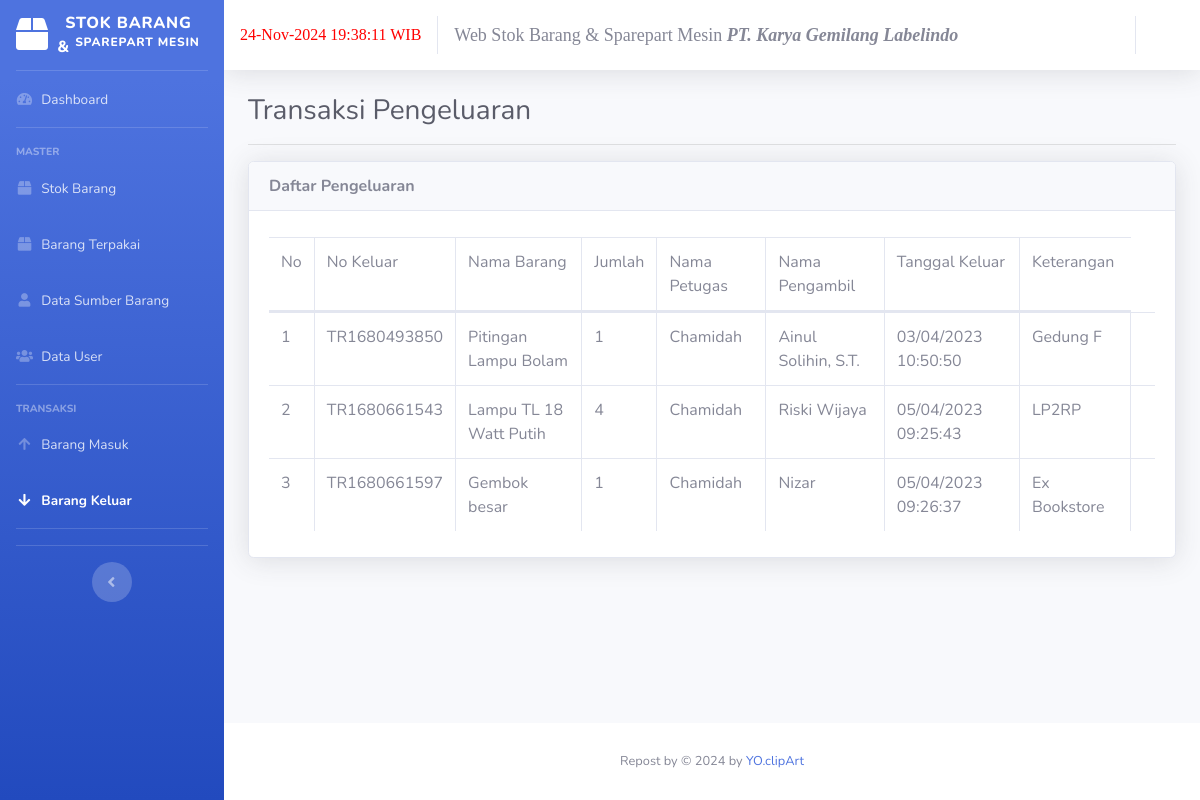
The page /index.php/pengeluaran on the database its author committed.
### tables this page shows
CREATE TABLE `pengeluaran` (
  `id` int(11) NOT NULL,
  `no_keluar` varchar(25) DEFAULT NULL,
  `tgl_keluar` varchar(25) DEFAULT NULL,
  `jam_keluar` varchar(10) DEFAULT NULL,
  `nama_customer` varchar(80) DEFAULT NULL,
  `nama_petugas` varchar(80) DEFAULT NULL
);

CREATE TABLE `detail_keluar` (
  `no_keluar` varchar(25) DEFAULT NULL,
  `nama_barang` varchar(80) DEFAULT NULL,
  `jumlah` int(11) DEFAULT NULL,
  `satuan` varchar(20) DEFAULT NULL,
  `keterangan` char(50) NOT NULL
);

### application/controllers/Pengeluaran.php (called while the page is built, shortened)
<?php
class Pengeluaran extends CI_Controller{
	public function __construct(){
		$this->data['aktif'] = 'pengeluaran';
		$this->load->model('M_barang', 'm_barang');
		$this->load->model('M_customer', 'm_customer');
		$this->load->model('M_pengeluaran', 'm_pengeluaran');
		$this->load->model('M_detail_keluar', 'm_detail_keluar');
	}
	public function index(){
		$this->data['title'] = 'Transaksi Pengeluaran';
		$this->data['all_pengeluaran'] = $this->m_pengeluaran->lihat();
		$this->data['no'] = 1;
		$this->load->view('pengeluaran/lihat', $this->data);
	}
}

### index.php (called while the page is built, shortened)
<?php
require_once BASEPATH . 'core/CodeIgniter.php';

### application/models/M_pengeluaran.php (called while the page is built, shortened)
<?php
class M_pengeluaran extends CI_Model {
	protected $_table = 'pengeluaran';
	public function lihat(){
		$this->db->from($this->_table.' as p');
		$this->db->join('detail_keluar as dk','p.no_keluar=dk.no_keluar');
		$query=$this->db->get();
		return $query->result();
	}
}

### application/views/pengeluaran/lihat.php (the view, shortened to what this page needs)
<!DOCTYPE html>
<html lang="en">
<head>
	<?php $this->load->view('partials/head.php') ?>
</head>
<body id="page-top">
	<div id="wrapper">
		<?php $this->load->view('partials/sidebar.php') ?>
		<div id="content-wrapper" class="d-flex flex-column">
			<div id="content" data-url="<?= base_url('pengeluaran') ?>">
				<?php $this->load->view('partials/topbar.php') ?>
				<div class="container-fluid">
				<div class="clearfix">
					<div class="float-left">
						<h1 class="h3 m-0 text-gray-800"><?= $title ?></h1>
					</div>
				</div>
				<hr>
				<div class="card shadow">
					<div class="card-header"><strong>Daftar Pengeluaran</strong></div>
					<div class="card-body">
						<div class="table-responsive">
							<table class="table table-bordered" id="dataTable" width="100%" cellspacing="0">
								<thead>
									<tr>
										<td>No</td>
										<td>No Keluar</td>
										<td>Nama Barang</td>
										<td>Jumlah</td>
										<td>Nama Petugas</td>
										<td>Nama Pengambil</td>
										<td>Tanggal Keluar</td>
										<td>Keterangan</td>
									</tr>
								</thead>
								<tbody>
									<?php foreach ($all_pengeluaran as $pengeluaran): ?>
										<tr>
											<td><?= $no++ ?></td>
											<td><?= $pengeluaran->no_keluar ?></td>
											<td><?= $pengeluaran->nama_barang ?></td>
											<td><?= $pengeluaran->jumlah ?></td>
											<td><?= $pengeluaran->nama_petugas ?></td>
											<td><?= $pengeluaran->nama_customer ?></td>
											<td><?= $pengeluaran->tgl_keluar ?> <?= $pengeluaran->jam_keluar ?></td>
											<td><?= $pengeluaran->keterangan ?></td>
											<td>
										</tr>
									<?php endforeach ?>
								</tbody>
							</table>
						</div>
					</div>
				</div>
				</div>
			</div>
			<?php $this->load->view('partials/footer.php') ?>
		</div>
	</div>
</body>
</html>

### application/views/partials/head.php (shortened to what this page needs)
<link href="<?= base_url('sb-admin') ?>/vendor/fontawesome-free/css/all.min.css" rel="stylesheet" type="text/css">
<link href="<?= base_url('sb-admin') ?>/css/sb-admin-2.min.css" rel="stylesheet">
<link href="<?= base_url('sb-admin') ?>/vendor/datatables/dataTables.bootstrap4.min.css" rel="stylesheet">

### application/views/partials/sidebar.php (shortened to what this page needs)
<ul class="navbar-nav bg-gradient-primary sidebar sidebar-dark accordion" id="accordionSidebar">
    <a class="sidebar-brand d-flex align-items-center justify-content-center" href="index.php">
        <div class="sidebar-brand-icon rotate-n-0">
            <i class="fas fa-box"></i>
        </div>
        <div class="sidebar-brand-text mx-2">Stok Barang
            & <sup>Sparepart Mesin</sup></div>
    </a>
    <hr class="sidebar-divider my-0">
    <li class="nav-item <?= $aktif == 'dashboard' ? 'active' : '' ?>">
        <a class="nav-link" href="<?= base_url('dashboard') ?>">
            <i class="fas fa-fw fa-tachometer-alt"></i>
            <span>Dashboard</span></a>
    </li>
    <hr class="sidebar-divider">
    <div class="sidebar-heading">
        Master
    </div>
    <li class="nav-item <?= $aktif == 'barang' ? 'active' : '' ?>">
        <a class="nav-link" href="<?= base_url('barang') ?>">
            <i class="fas fa-fw fa-box"></i>
            <span>Stok Barang</span></a>
    </li>
    <li class="nav-item <?= $aktif == 'customer' ? 'active' : '' ?>">
        <a class="nav-link" href="<?= base_url('customer') ?>">
            <i class="fas fa-fw fa-box"></i>
            <span>Barang Terpakai</span></a>
    </li>
    <li class="nav-item <?= $aktif == 'supplier' ? 'active' : '' ?>">
        <a class="nav-link" href="<?= base_url('supplier') ?>">
            <i class="fas fa-fw fa-user"></i>
            <span>Data Sumber Barang</span></a>
    </li>
    <li class="nav-item <?= $aktif == 'petugas' ? 'active' : '' ?>">
        <a class="nav-link" href="<?= base_url('petugas') ?>">
            <i class="fas fa-fw fa-users"></i>
            <span>Data User</span></a>
    </li>
    <hr class="sidebar-divider">
    <div class="sidebar-heading">
        Transaksi
    </div>
    <li class="nav-item <?= $aktif == 'penerimaan' ? 'active' : '' ?>">
        <a class="nav-link" href="<?= base_url('penerimaan') ?>">
            <i class="fas fa-fw fa-arrow-up"></i>
            <span>Barang Masuk</span></a>
    </li>
    <li class="nav-item <?= $aktif == 'pengeluaran' ? 'active' : '' ?>">
        <a class="nav-link" href="<?= base_url('pengeluaran') ?>">
            <i class="fas fa-fw fa-arrow-down"></i>
            <span>Barang Keluar</span></a>
    </li>
    <hr class="sidebar-divider">
    <hr class="sidebar-divider d-none d-md-block">
    <div class="text-center d-none d-md-inline">
        <button class="rounded-circle border-0" id="sidebarToggle"></button>
    </div>
</ul>

### application/views/partials/topbar.php (shortened to what this page needs)
<nav class="navbar navbar-expand navbar-light bg-white topbar mb-4 static-top shadow">
    <?php
	echo "<font color='red' face='arial bold'>";
	echo date('d-M-Y H:i:s');
	echo " WIB";
	echo "</font>";
	?>
    <marquee>
        <font size="4" face="Copperplate Gothic Bold">Web Stok Barang & Sparepart Mesin <b><i>PT. Karya Gemilang
                    Labelindo</b></i></font>
    </marquee>
    <ul class="navbar-nav ml-auto">
        <li class="nav-item dropdown no-arrow">
            <a class="nav-link dropdown-toggle" href="#" id="userDropdown" role="button" data-toggle="dropdown"
                aria-haspopup="true" aria-expanded="false">
            </a>
        </li>
    </ul>
</nav>

### application/views/partials/footer.php
<footer class="sticky-footer bg-white">
	<div class="container my-auto">
		<div class="copyright text-center my-auto">
			<span>Repost by © 2024 by <a href="https://www.instagram.com/0k_gengs/?igsh=aXI1N2N5bWwzMmEy"
					target="_blank">YO.clipArt</a></span>
		</div>
	</div>
</footer>

### rows shown on the page
pengeluaran: detail_keluar.no_keluar "TR1680493850", detail_keluar.nama_barang "Pitingan Lampu Bolam", detail_keluar.jumlah "1", nama_petugas "Chamidah", nama_customer "Ainul Solihin, S.T.", tgl_keluar "03/04/2023", jam_keluar "10:50:50", detail_keluar.keterangan "Gedung F"
pengeluaran: detail_keluar.no_keluar "TR1680661543", detail_keluar.nama_barang "Lampu TL 18 Watt Putih", detail_keluar.jumlah "4", nama_petugas "Chamidah", nama_customer "Riski Wijaya", tgl_keluar "05/04/2023", jam_keluar "09:25:43", detail_keluar.keterangan "LP2RP"
pengeluaran: detail_keluar.no_keluar "TR1680661597", detail_keluar.nama_barang "Gembok besar", detail_keluar.jumlah "1", nama_petugas "Chamidah", nama_customer "Nizar", tgl_keluar "05/04/2023", jam_keluar "09:26:37", detail_keluar.keterangan "Ex Bookstore"

### other values the page prints
$title "Transaksi Pengeluaran"
